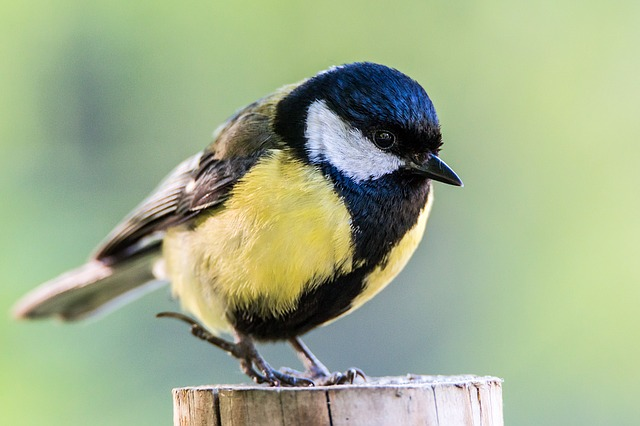
#> input picture clase3/ave.jpg, 640 x 426 px, given in place of the camera
$ python tutorial_2_3.py
#> lines starting #> are read from the running program, lines starting #| are printed output that depends on the picture; after the words box and inside, x2 and y2 are one past the last pixel; in counts of white or black regions, pixels touching at a corner belong together
# -*- coding: utf-8 -*-
"""
Contorno + texto

@author: felip
"""
# -*- coding: utf-8 -*-
"""
Contorno

@author: felip
"""

import cv2
import numpy as np

def dibujar(mask,color):
  contornos,_ = cv2.findContours(mask, cv2.RETR_EXTERNAL, cv2.CHAIN_APPROX_SIMPLE)
  for c in contornos:
    area = cv2.contourArea(c)
    if area > 3000:
        x,y,w,h = cv2.boundingRect(c)
        if color == (255,0,0):
            cv2.rectangle(frame,(x,y),(x+w,y+h),color,3)
            cv2.line(frame,(x,y),(x+w,y+h),color,3)
            cv2.line(frame,(x+w,y),(x,y+h),color,3)
            cv2.putText(frame,'Azul',(x+10,y+10),font,0.75,color,2,cv2.LINE_AA)
        if color == (0,255,255):
            M=cv2.moments(c)
            if(M["m00"]==0): M["m00"]=1
            xcentro = int(M["m10"]/M["m00"])
            ycentro = int(M["m01"]/M["m00"])
            radio = xcentro-x
            cv2.circle(frame,(xcentro,ycentro),radio, color,3)
            cv2.putText(frame,'Amarillo',(x+10,y+10),font,0.75,color,2,cv2.LINE_AA)

cap = cv2.VideoCapture(0)

azulBajo = np.array([100,100,20],np.uint8)
azulAlto = np.array([125,255,255],np.uint8)

amarilloBajo = np.array([15,100,20],np.uint8)
amarilloAlto = np.array([45,255,255],np.uint8)

redBajo1 = np.array([0,100,20],np.uint8)
redAlto1 = np.array([5,255,255],np.uint8)

redBajo2 = np.array([175,100,20],np.uint8)
redAlto2 = np.array([179,255,255],np.uint8)

font = cv2.FONT_HERSHEY_SIMPLEX
while True:

  ret,frame = cap.read()
#> frame is the input picture: shape (426, 640, 3); mean B, G, R 139.9, 174.4, 159.9

  if ret == True:
    frameHSV = cv2.cvtColor(frame,cv2.COLOR_BGR2HSV)
#> frameHSV: shape (426, 640, 3); mean H, S, V 54, 66.1, 179.1
    maskAzul = cv2.inRange(frameHSV,azulBajo,azulAlto)
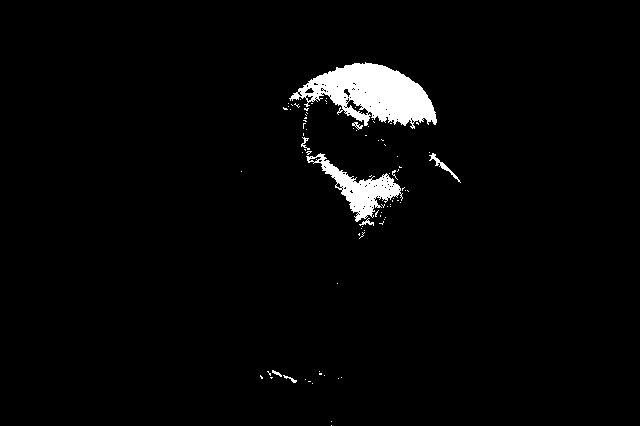
#> maskAzul: shape (426, 640); 2.8% white; 86 white regions (78 under 20 px), largest, box (x1, y1, x2, y2) and area: (289, 62, 437, 129) 5237, (306, 153, 403, 222) 1951, (429, 153, 461, 183) 143
    maskAmarillo = cv2.inRange(frameHSV,amarilloBajo,amarilloAlto)
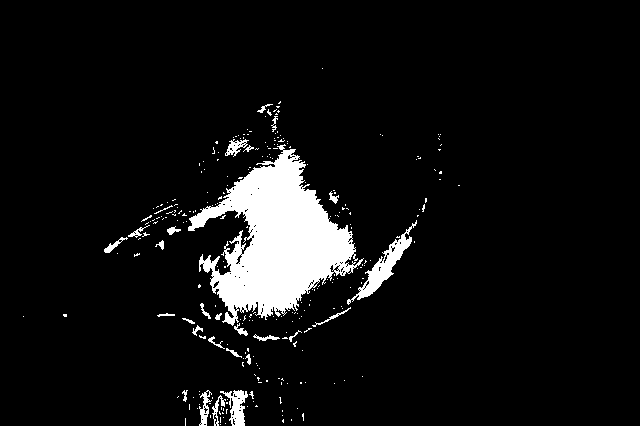
#> maskAmarillo: shape (426, 640); 6.9% white; 266 white regions (237 under 20 px), largest, box (x1, y1, x2, y2) and area: (188, 144, 364, 326) 14738, (347, 220, 417, 305) 1141, (220, 390, 248, 426) 487
    maskRed1 = cv2.inRange(frameHSV,redBajo1,redAlto1)
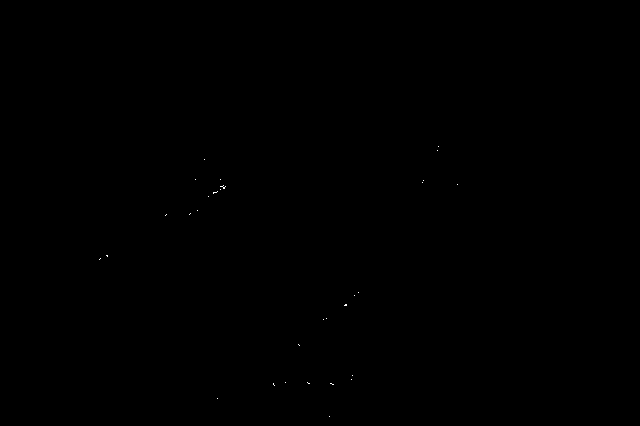
#> maskRed1: shape (426, 640); 0.02% white in thin lines or dots, all inside (x1, y1, x2, y2) = (99, 146, 458, 417)
    maskRed2 = cv2.inRange(frameHSV,redBajo2,redAlto2)
#> maskRed2: shape (426, 640); 0% white in thin lines or dots, all inside (x1, y1, x2, y2) = (199, 174, 425, 396)
    maskRed = cv2.add(maskRed1,maskRed2)
    dibujar(maskAzul,(255,0,0))
#> in dibujar, `contornos,_ = cv2.findContours(mask, cv2.RETR_EXTERNAL, cv2.CHAIN_APPR..`: contornos = 85 contours, 80 with area under 20; largest, box (x1, y1, x2, y2) and area: (289, 62, 437, 129) 5256, (306, 153, 403, 222) 1864, (429, 153, 461, 183) 97, (352, 122, 363, 130) 28, (359, 218, 374, 226) 24
#> the loop in dibujar, `for c in contornos:` made 85 passes
#> (area, x, y, w, h) on pass 85: (5256.5, 289, 62, 148, 67)
#> area on passes 24, 47, 48: 24.5, 97, 1864
#> after the loop in dibujar, `for c in contornos:`:
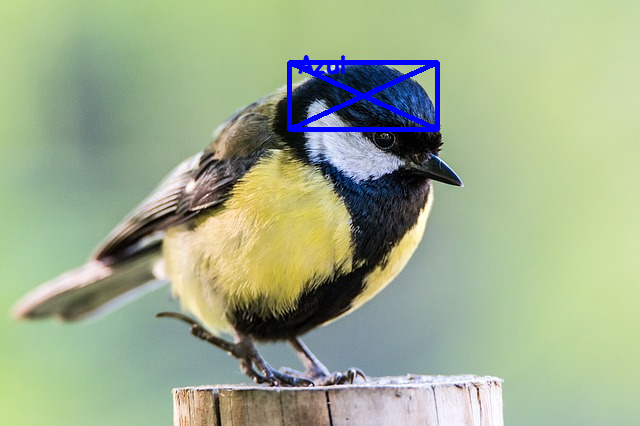
#> frame: shape (426, 640, 3); 1.45% of pixels changed, all inside (x1, y1, x2, y2) = (287, 55, 440, 132)
    dibujar(maskAmarillo,(0,255,255))
#> call 2 of dibujar, with color = (0, 255, 255)
#> in dibujar (call 2), `contornos,_ = cv2.findContours(mask, cv2.RETR_EXTERNAL, cv2.CHAIN_APPR..`: contornos = 266 contours, 246 with area under 20; largest, box (x1, y1, x2, y2) and area: (188, 144, 364, 326) 14269, (347, 220, 417, 305) 1061, (220, 390, 248, 426) 433, (199, 390, 212, 426) 183, (225, 139, 249, 157) 162
#> the loop in dibujar (call 2), `for c in contornos:` made 266 passes
#> (area, x, y, w, h, xcentro, ycentro, radio) on pass 226: (14269, 188, 144, 176, 182, 276, 240, 88)
#> area on passes 31, 35, 36, 57: 97.5, 433, 183, 22
#> after the loop in dibujar (call 2), `for c in contornos:`:
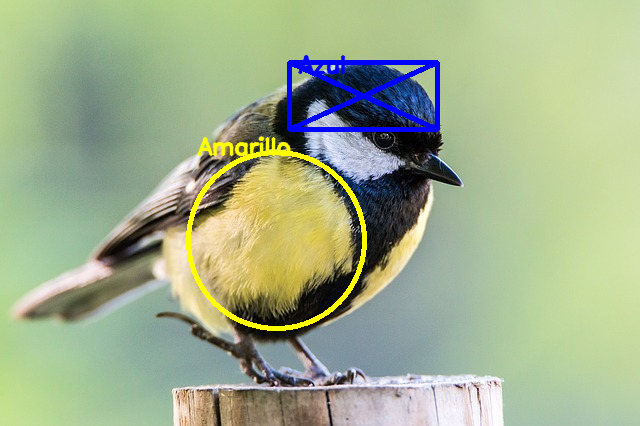
#> frame: shape (426, 640, 3); 1.42% of pixels changed, all inside (x1, y1, x2, y2) = (186, 136, 367, 331)
    dibujar(maskRed,(0,0,255))
#> in dibujar (call 3), `contornos,_ = cv2.findContours(mask, cv2.RETR_EXTERNAL, cv2.CHAIN_APPR..`: contornos = 36 contours, all with area under 20
    cv2.imshow('frame',frame)
    if cv2.waitKey(1) & 0xFF == ord('s'):
#> (key Esc is pressed here)
      break
cap.release()
cv2.destroyAllWindows()

$ run again, on clase3/rosebp.jpg
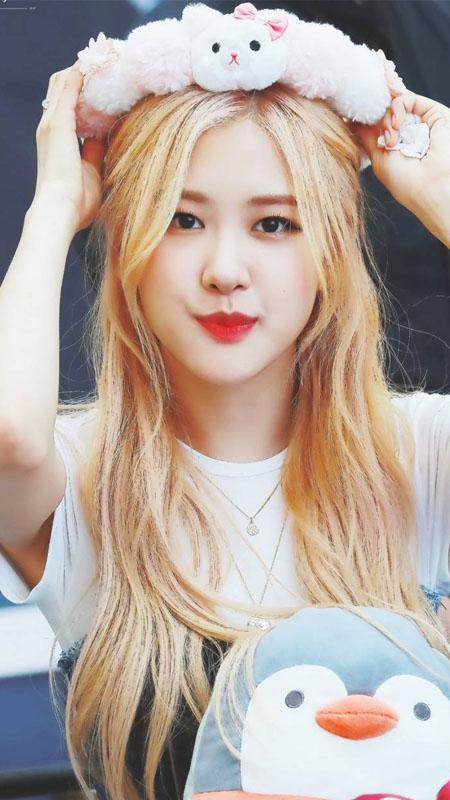
#> input picture clase3/rosebp.jpg, 450 x 800 px, given in place of the camera
#> frame is the input picture: shape (800, 450, 3); mean B, G, R 158.1, 166.3, 180.8
#> frameHSV: shape (800, 450, 3); mean H, S, V 52.6, 55, 188.1
#> `maskAzul = cv2.inRange(frameHSV,azulBajo,azulAlto)`:
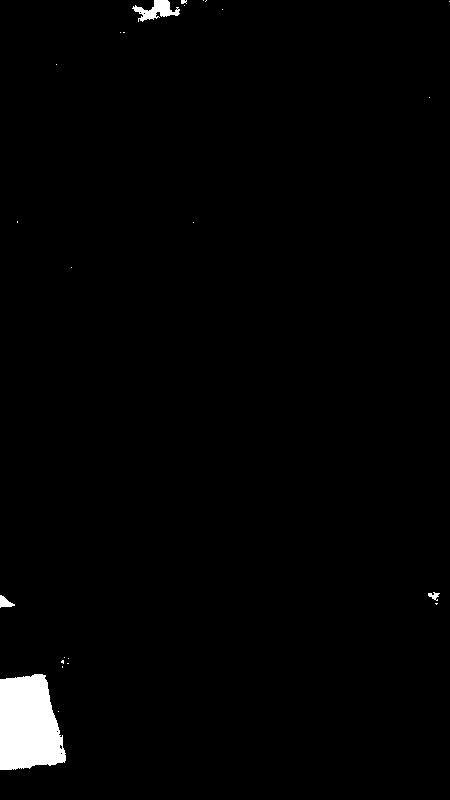
#> maskAzul: shape (800, 450); 1.6% white; 24 white regions (19 under 20 px), largest, box (x1, y1, x2, y2) and area: (0, 674, 66, 770) 5103, (132, 0, 180, 22) 492, (0, 595, 15, 608) 108, (428, 592, 440, 601) 55, (181, 0, 187, 4) 20
#> maskAmarillo: shape (800, 450); 3.3% white; 325 white regions (259 under 20 px), largest, box (x1, y1, x2, y2) and area: (121, 207, 155, 306) 1241, (112, 112, 172, 216) 1218, (70, 656, 108, 742) 1095
#> maskRed1: shape (800, 450); 0.95% white; 77 white regions (62 under 20 px), largest, box (x1, y1, x2, y2) and area: (197, 311, 254, 344) 871, (76, 112, 113, 160) 825, (348, 121, 385, 149) 376
#> maskRed2: shape (800, 450); 0.16% white; 12 white regions (9 under 20 px), largest, box (x1, y1, x2, y2) and area: (216, 318, 256, 341) 411, (438, 790, 450, 800) 86, (232, 312, 244, 317) 37
#> maskRed: shape (800, 450); 1.1% white; 77 white regions (61 under 20 px)
#> contornos = 24 contours, 20 with area under 20; largest, box (x1, y1, x2, y2) and area: (0, 674, 66, 770) 4964, (132, 0, 180, 22) 416, (0, 595, 15, 608) 86, (428, 592, 440, 601) 36
#> the loop in dibujar, `for c in contornos:` made 24 passes
#> (area, x, y, w, h) on pass 2: (4964, 0, 674, 66, 96)
#> after the loop in dibujar, `for c in contornos:`:
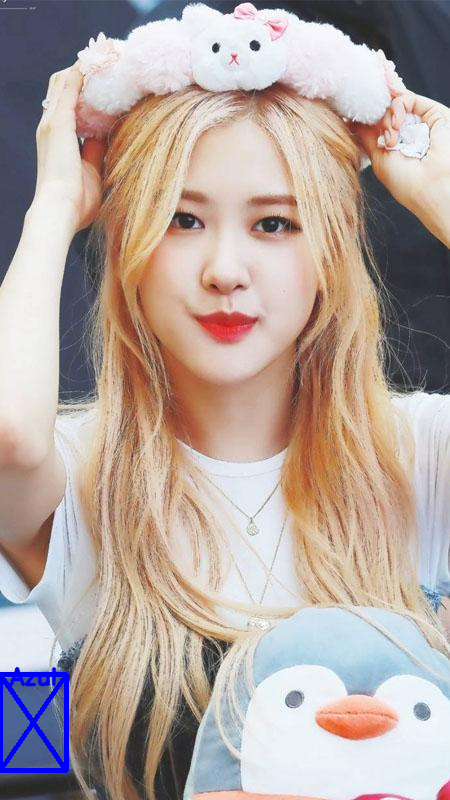
#> frame: shape (800, 450, 3); 0.78% of pixels changed, all inside (x1, y1, x2, y2) = (0, 667, 69, 773)
#> contornos = 325 contours, 286 with area under 20; largest, box (x1, y1, x2, y2) and area: (121, 207, 155, 306) 1140, (112, 112, 172, 216) 1128, (70, 656, 108, 742) 969, (317, 254, 350, 329) 748, (286, 490, 330, 567) 698
#> the loop in dibujar (call 2), `for c in contornos:` made 325 passes
#> area on passes 5, 10, 24: 45, 49, 25
#> contornos = 77 contours, 66 with area under 20; largest, box (x1, y1, x2, y2) and area: (197, 311, 258, 344) 1270, (76, 112, 113, 160) 756, (348, 121, 385, 149) 314, (256, 83, 295, 102) 228, (90, 111, 121, 130) 108
